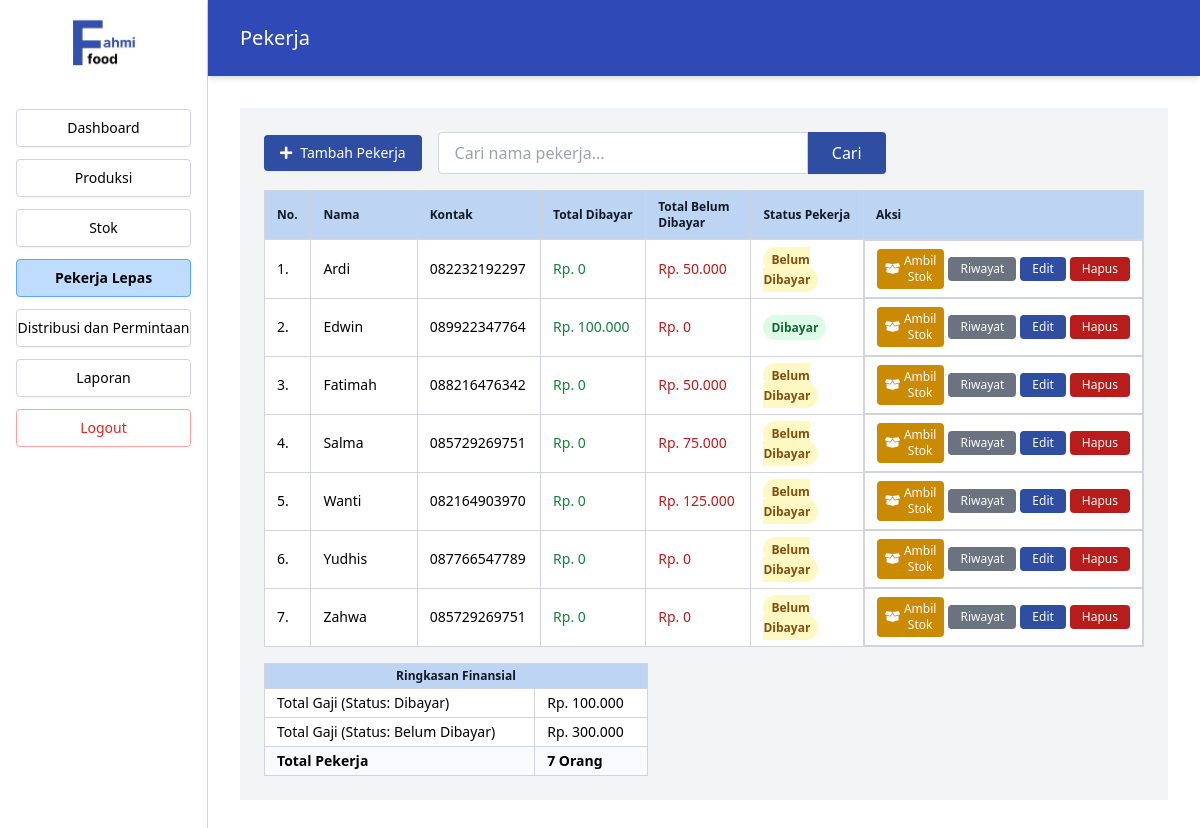
The page /Index.php?page=pekerja (signed in) on the database as committed earlier.
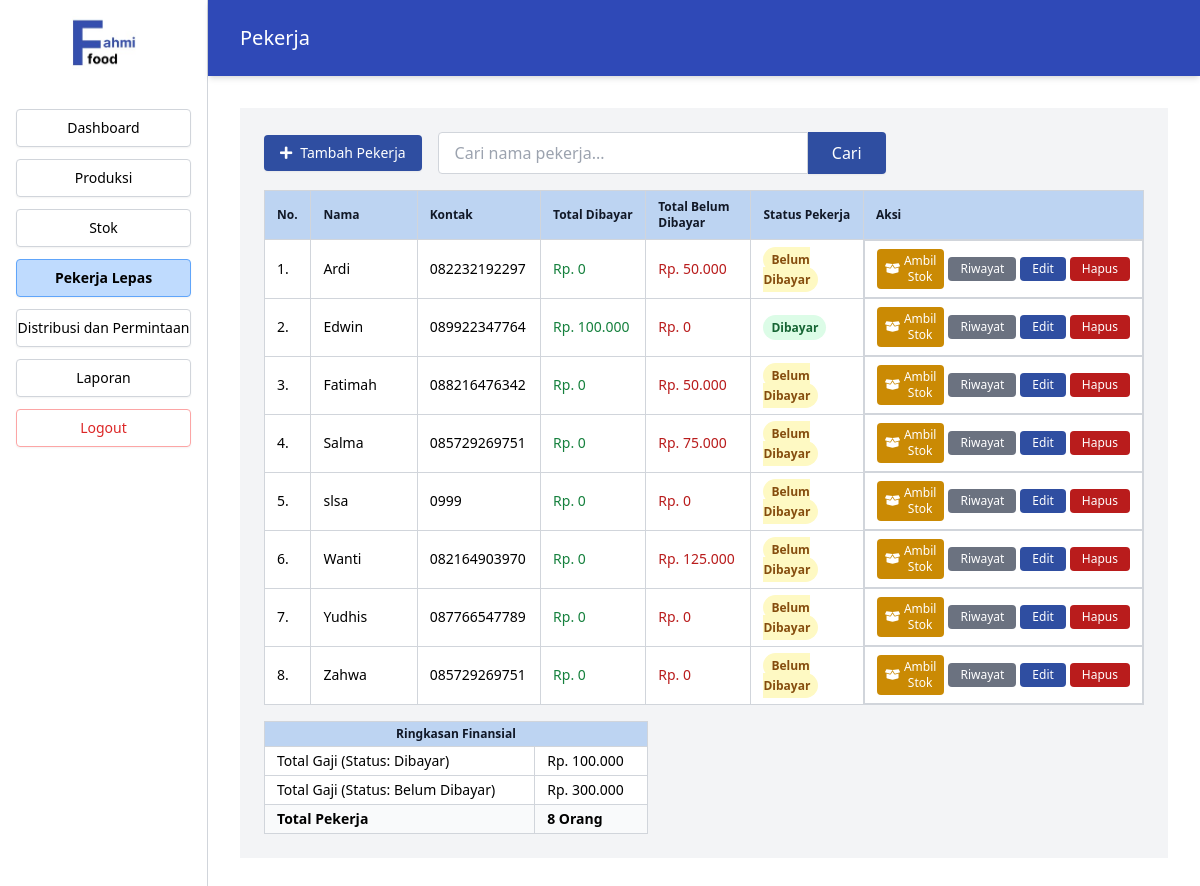
The same page on the database as committed later.
### tables this page shows
CREATE TABLE `pekerja_lepas` (
  `id_pekerja` int(11) NOT NULL,
  `nama_pekerja` varchar(100) NOT NULL,
  `kontak` varchar(20) DEFAULT NULL,
  `alamat` text DEFAULT NULL,
  `status_pembayaran` varchar(50) DEFAULT NULL,
  `id_admin` int(11) DEFAULT 1
);

### src/Pekerja.php (the view, shortened to what the changed rows need)
<?php
include 'koneksi.php';
$DB_MODE = null;
if (isset($pdo) && $pdo instanceof PDO) {
  $DB_MODE = 'pdo';
  $pdo->setAttribute(PDO::ATTR_ERRMODE, PDO::ERRMODE_EXCEPTION);
} elseif (isset($conn) && $conn instanceof mysqli) {
  $DB_MODE = 'mysqli';
  mysqli_report(MYSQLI_REPORT_ERROR | MYSQLI_REPORT_STRICT);
  $conn->set_charset('utf8mb4');
} else {
  die('Koneksi database tidak ditemukan. Pastikan koneksi.php mendefinisikan $pdo (PDO) atau $conn (mysqli).');
}
function db_fetch_all($sql, $params = []) {
  global $DB_MODE, $pdo, $conn;
  if ($DB_MODE === 'pdo') {
    if (empty($params)) return $pdo->query($sql)->fetchAll(PDO::FETCH_ASSOC);
    $st = $pdo->prepare($sql); $st->execute($params); return $st->fetchAll(PDO::FETCH_ASSOC);
  }
}
$search_term = $_GET['search'] ?? '';
$sql_pekerja = "SELECT pl.*,
    (SELECT COALESCE(SUM(rg.total_gaji),0) FROM riwayat_gaji rg WHERE rg.id_pekerja = pl.id_pekerja AND rg.keterangan = 'Dibayar') as total_dibayar,
    (SELECT COALESCE(SUM(rg.total_gaji),0) FROM riwayat_gaji rg WHERE rg.id_pekerja = pl.id_pekerja AND rg.keterangan = 'Belum Dibayar') as total_belum_dibayar
  FROM pekerja_lepas pl";
$params = [];
$sql_pekerja .= " ORDER BY pl.nama_pekerja ASC";
try {
  $pekerja_list = db_fetch_all($sql_pekerja, $params);
  $sum_rows = db_fetch_all("SELECT keterangan, SUM(total_gaji) AS total_per_keterangan FROM riwayat_gaji GROUP BY keterangan");
  $summary = ['Dibayar'=>0,'Belum Dibayar'=>0];
  foreach ($sum_rows as $r) { $summary[$r['keterangan']] = (int)($r['total_per_keterangan'] ?? 0); }
  $summary_dibayar = $summary['Dibayar'] ?? 0;
  $summary_belum_dibayar = $summary['Belum Dibayar'] ?? 0;
} catch (Throwable $e) {
  $_SESSION['notif'] = ['pesan' => 'Error ambil data pekerja: '.$e->getMessage(), 'tipe' => 'error'];
  $pekerja_list = []; $summary_dibayar = 0; $summary_belum_dibayar = 0;
}
?>
<main class="flex-1 bg-gray-100">
  <section class="p-6 overflow-x-auto">
    <div class="flex flex-col md:flex-row md:items-center md:space-x-4 mb-4">
      <button id="btnTambahPekerja" class="flex-shrink-0 inline-flex items-center gap-2 bg-[#2f4ea1] text-white text-sm font-normal px-4 py-2 rounded shadow-sm hover:shadow-md transition-shadow mb-2 md:mb-0" type="button"><i class="fas fa-plus"></i> Tambah Pekerja</button>
      <form action="Index.php" method="GET" class="flex flex-1 max-w-md">
        <input type="text" name="search" placeholder="Cari nama pekerja..." class="flex-grow border border-gray-300 rounded-l px-4 py-2 focus:outline-none focus:ring-2 focus:ring-[#2f4ea1]" value="<?php echo htmlspecialchars($search_term); ?>">
        <button type="submit" class="bg-[#2f4ea1] text-white px-6 py-2 rounded-r shadow-sm hover:shadow-md transition-shadow">Cari</button>
      </form>
    </div>
    <table class="w-full border border-gray-300 text-sm bg-white text-left">
      <thead class="bg-[#bdd4f2] text-xs text-gray-900">
        <tr>
          <th class="border border-gray-300 px-3 py-2 w-12">No.</th>
          <th class="border border-gray-300 px-3 py-2 w-40">Nama</th>
          <th class="border border-gray-300 px-3 py-2 w-32">Kontak</th>
          <th class="border border-gray-300 px-3 py-2 w-40">Total Dibayar</th>
          <th class="border border-gray-300 px-3 py-2 w-40">Total Belum Dibayar</th>
          <th class="border border-gray-300 px-3 py-2 w-40">Status Pekerja</th>
          <th class="border border-gray-300 px-3 py-2 w-52">Aksi</th>
        </tr>
      </thead>
      <tbody>
        <?php if (empty($pekerja_list)): ?>
          <tr><td colspan="7" class="border border-gray-300 px-3 py-4 text-center text-gray-500">Data pekerja tidak ditemukan.</td></tr>
        <?php else: foreach ($pekerja_list as $i => $pekerja): ?>
          <tr>
            <td class="border border-gray-300 px-3 py-2"><?php echo $i + 1; ?>.</td>
            <td class="border border-gray-300 px-3 py-2"><?php echo htmlspecialchars($pekerja['nama_pekerja']); ?></td>
            <td class="border border-gray-300 px-3 py-2"><?php echo htmlspecialchars($pekerja['kontak']); ?></td>
            <td class="border border-gray-300 px-3 py-2 text-green-700">Rp. <?php echo number_format((int)($pekerja['total_dibayar'] ?? 0), 0, ',', '.'); ?></td>
            <td class="border border-gray-300 px-3 py-2 text-red-700">Rp. <?php echo number_format((int)($pekerja['total_belum_dibayar'] ?? 0), 0, ',', '.'); ?></td>
            <td class="border border-gray-300 px-3 py-2">
              <span class="px-2 py-1 text-xs font-semibold rounded-full <?php echo ($pekerja['status_pembayaran'] ?? '') === 'Dibayar' ? 'bg-green-100 text-green-800' : 'bg-yellow-100 text-yellow-800'; ?>">
                <?php echo htmlspecialchars($pekerja['status_pembayaran'] ?? 'Belum Dibayar'); ?>
              </span>
            </td>
            <td class="border border-gray-300 px-3 py-2 space-x-1 flex items-center justify-center ">
              <button class="btnAmbilStok bg-yellow-600 text-white text-xs px-2 py-1 rounded inline-flex items-center gap-1"
                data-id-pekerja="<?php echo (int)$pekerja['id_pekerja']; ?>"
                data-nama-pekerja="<?php echo htmlspecialchars($pekerja['nama_pekerja']); ?>">
                <i class="fas fa-box-open"></i> Ambil Stok
              </button>
              <a href="Index.php?page=riwayat_gaji&id_pekerja=<?php echo (int)$pekerja['id_pekerja']; ?>" class="btnHistory bg-gray-500 text-white text-xs px-3 py-1 rounded inline-block">Riwayat</a>
              <button class="btnEdit bg-[#2f4ea1] text-white text-xs px-3 py-1 rounded"
                data-id-pekerja="<?php echo (int)$pekerja['id_pekerja']; ?>"
                data-nama="<?php echo htmlspecialchars($pekerja['nama_pekerja']); ?>"
                data-kontak="<?php echo htmlspecialchars($pekerja['kontak']); ?>"
                data-alamat="<?php echo htmlspecialchars($pekerja['alamat']); ?>">
                Edit
              </button>
              <button class="btnHapus bg-red-700 text-white text-xs px-3 py-1 rounded" data-id-pekerja="<?php echo (int)$pekerja['id_pekerja']; ?>">Hapus</button>
            </td>
          </tr>
        <?php endforeach; endif; ?>
      </tbody>
    </table>
    <table class="w-full max-w-sm border border-gray-300 text-sm mt-4 bg-white">
      <thead class="bg-[#bdd4f2] text-gray-900 text-xs">
        <tr><th class="border border-gray-300 px-3 py-1 text-center" colspan="2">Ringkasan Finansial</th></tr>
      </thead>
      <tbody>
        <tr><td class="border border-gray-300 px-3 py-1 font-medium">Total Gaji (Status: Dibayar)</td><td class="border border-gray-300 px-3 py-1">Rp. <?php echo number_format((int)$summary_dibayar, 0, ',', '.'); ?></td></tr>
        <tr><td class="border border-gray-300 px-3 py-1 font-medium">Total Gaji (Status: Belum Dibayar)</td><td class="border border-gray-300 px-3 py-1">Rp. <?php echo number_format((int)$summary_belum_dibayar, 0, ',', '.'); ?></td></tr>
        <tr class="bg-gray-50"><td class="border border-gray-300 px-3 py-1 font-bold">Total Pekerja</td><td class="border border-gray-300 px-3 py-1 font-bold"><?php echo count($pekerja_list); ?> Orang</td></tr>
      </tbody>
    </table>
  </section>
</main>

### index.php (shortened to what the changed rows need)
<?php
$page = isset($_GET['page']) ? $_GET['page'] : 'dashboard';
$src = [
  'login'     => 'Login.php',
  'dashboard' => 'src/Dashboard.php',
  'produksi'  => 'src/Produksi.php',
  'stok'      => 'src/Stok.php',
  'pekerja'   => 'src/Pekerja.php',
  'distribusi'=> 'src/Distribusi.php',
  'laporan'   => 'src/Laporan.php',
  'riwayat_gaji' => 'src/RiwayatGaji.php',
  'jadwal_lengkap' => 'src/jadwal_lengkap.php',
];
?>
<!DOCTYPE html>
<html lang="en">
<head>
  <script src="https://cdn.tailwindcss.com"></script>
  <link rel="stylesheet" href="https://cdnjs.cloudflare.com/ajax/libs/font-awesome/5.15.3/css/all.min.css" />
</head>
<body class="bg-white font-sans">
<?php if ($page !== 'login'): ?>
<div class="flex min-h-screen">
  <aside class="w-52 border-r border-gray-300 flex flex-col p-4 bg-white sticky top-0 h-screen">
    <nav class="flex flex-col space-y-3 text-sm">
      <?php
      $menuItems = [
        'dashboard' => 'Dashboard',
        'produksi' => 'Produksi',
        'stok' => 'Stok',
        'pekerja' => 'Pekerja Lepas',
        'distribusi' => 'Distribusi dan Permintaan',
        'laporan' => 'Laporan',
      ];
      foreach ($menuItems as $key => $label) {
        $isActive = ($page === $key) ? 'bg-blue-200 border-blue-400 font-semibold' : 'border-gray-300';
        echo "<a href='Index.php?page=$key' class='text-center py-2 rounded border $isActive shadow-sm text-black transition-all hover:bg-blue-100 hover:border-blue-300'>$label</a>";
      }
      ?>
      <a href="Logout.php" class="text-center py-2 rounded border border-red-300 shadow-sm text-red-600 transition-all hover:bg-red-100 hover:border-red-400">Logout</a>
    </nav>
  </aside>
  <main class="flex-1 flex flex-col">
    <header class="sticky top-0 bg-[#2f49b7] text-white px-8 py-6 shadow-md z-40">
      <h1 class="text-xl font-normal"><?= ucfirst($page) ?></h1>
    </header>
    <div class="p-8 overflow-y-auto">
      <?php
      if (array_key_exists($page, $src)) {
        include $src[$page];
      } else {
        echo "<p class='text-red-500'>src tidak ditemukan.</p>";
      }
      ?>
    </div>
  </main>
</div>
<?php else: ?>
  <?php include $src[$page]; ?>
<?php endif; ?>
</body>
</html>

Rows that differ between the two databases and show on the page:
added pekerja_lepas: nama_pekerja "slsa", kontak "0999", total_dibayar "0", total_belum_dibayar "0", status_pembayaran "Belum Dibayar"
Other text that changed with them:
count($pekerja_list): "7" → "8"
